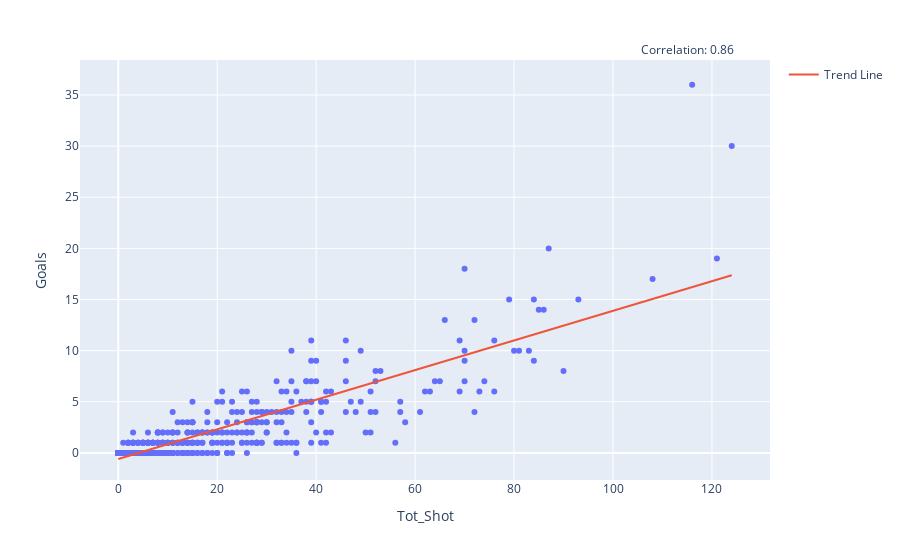

Source (notebook cell):
### Code cell
# Calculate the correlation
correlation = player_shooting['Tot_Shot'].corr(player_shooting['Goals'])

# Calculate the linear regression line
slope, intercept, r_value, p_value, std_err = linregress(player_shooting['Tot_Shot'], player_shooting['Goals'])
x = np.linspace(player_shooting['Tot_Shot'].min(), player_shooting['Tot_Shot'].max(), 100)
y = slope * x + intercept

# Plot the scatterplot with trend line
fig = px.scatter(player_shooting, x='Tot_Shot', y='Goals', hover_data=['Player', 'Squad'])
fig.add_annotation(
    x=0.95,
    y=1.05,  # Adjust the y-coordinate to position the annotation at the top
    text=f"Correlation: {correlation:.2f}",
    showarrow=False,
    font=dict(size=12),
    xref="paper",
    yref="paper",
    align="right"
)
fig.add_trace(go.Scatter(x=x, y=y, mode='lines', name='Trend Line'))
fig.show()

### Figure 1 — Plotly figure (JSON) as saved in the notebook; plotly's stock layout.template omitted (floating-point values rounded to 4 significant figures; data arrays with more than 128 entries replaced by an {"elided": "..."} marker saying what was removed)
{"data": [{"customdata": {"elided": "569x2 str values"}, "hovertemplate": "Tot_Shot=%{x}<br>Goals=%{y}<br>Player=%{customdata[0]}<br>Squad=%{customdata[1]}<extra></extra>", "legendgroup": "", "marker": {"color": "#636efa", "symbol": "circle"}, "mode": "markers", "name": "", "orientation": "v", "showlegend": false, "type": "scatter", "x": {"elided": "569 int values"}, "xaxis": "x", "y": {"elided": "569 int values"}, "yaxis": "y"}, {"mode": "lines", "name": "Trend Line", "type": "scatter", "x": [0, 1.253, 2.505, 3.758, 5.01, 6.263, 7.515, 8.768, 10.02, 11.27, 12.53, 13.78, 15.03, 16.28, 17.54, 18.79, 20.04, 21.29, 22.55, 23.8, 25.05, 26.3, 27.56, 28.81, 30.06, 31.31, 32.57, 33.82, 35.07, 36.32, 37.58, 38.83, 40.08, 41.33, 42.59, 43.84, 45.09, 46.34, 47.6, 48.85, 50.1, 51.35, 52.61, 53.86, 55.11, 56.36, 57.62, 58.87, 60.12, 61.37, 62.63, 63.88, 65.13, 66.38, 67.64, 68.89, 70.14, 71.39, 72.65, 73.9, 75.15, 76.4, 77.66, 78.91, 80.16, 81.41, 82.67, 83.92, 85.17, 86.42, 87.68, 88.93, 90.18, 91.43, 92.69, 93.94, 95.19, 96.44, 97.7, 98.95, 100.2, 101.5, 102.7, 104.0, 105.2, 106.5, 107.7, 109.0, 110.2, 111.5, 112.7, 114.0, 115.2, 116.5, 117.7, 119.0, 120.2, 121.5, 122.7, 124], "y": [-0.5953, -0.4139, -0.2324, -0.05096, 0.1305, 0.312, 0.4934, 0.6749, 0.8563, 1.038, 1.219, 1.401, 1.582, 1.764, 1.945, 2.127, 2.308, 2.489, 2.671, 2.852, 3.034, 3.215, 3.397, 3.578, 3.76, 3.941, 4.123, 4.304, 4.485, 4.667, 4.848, 5.03, 5.211, 5.393, 5.574, 5.756, 5.937, 6.119, 6.3, 6.481, 6.663, 6.844, 7.026, 7.207, 7.389, 7.57, 7.752, 7.933, 8.115, 8.296, 8.478, 8.659, 8.84, 9.022, 9.203, 9.385, 9.566, 9.748, 9.929, 10.11, 10.29, 10.47, 10.66, 10.84, 11.02, 11.2, 11.38, 11.56, 11.74, 11.93, 12.11, 12.29, 12.47, 12.65, 12.83, 13.01, 13.2, 13.38, 13.56, 13.74, 13.92, 14.1, 14.28, 14.47, 14.65, 14.83, 15.01, 15.19, 15.37, 15.55, 15.74, 15.92, 16.1, 16.28, 16.46, 16.64, 16.82, 17.01, 17.19, 17.37]}], "layout": {"annotations": [{"align": "right", "font": {"size": 12}, "showarrow": false, "text": "Correlation: 0.86", "x": 0.95, "xref": "paper", "y": 1.05, "yref": "paper"}], "legend": {"tracegroupgap": 0}, "margin": {"t": 60}, "xaxis": {"anchor": "y", "domain": [0, 1], "title": {"text": "Tot_Shot"}}, "yaxis": {"anchor": "x", "domain": [0, 1], "title": {"text": "Goals"}}}}
